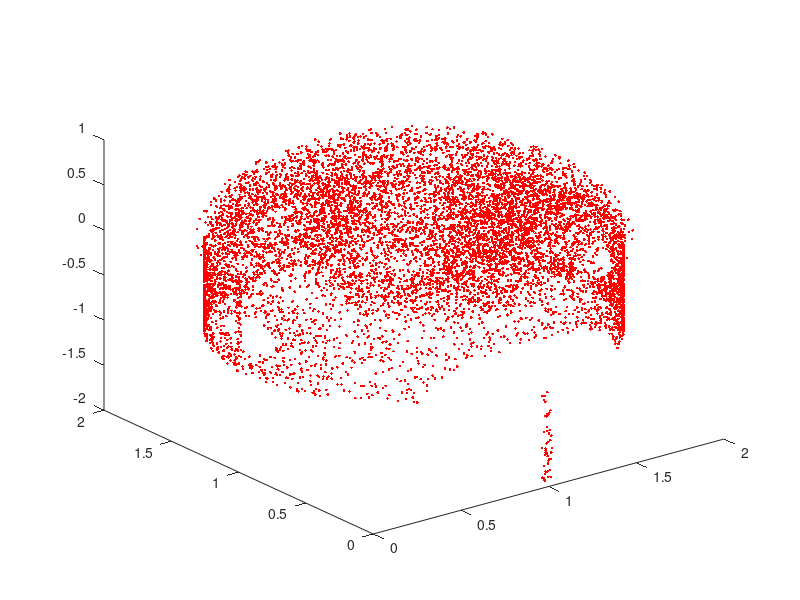

Here is the MATLAB script that generated this plot:
%MAKE DATASET
%Head
clc
clear all
numpoint = 15000;
temp1 = 0.5*randn(numpoint,3)+[0.5,0,0];
temp2 = 0.8*randn(numpoint,3)+[2,0.5,0];
temp3 = 0.5*randn(numpoint,3)+[0,2,1];
temp4 = randn(numpoint,3)+[2,0,1];
temp5 = 0.8*randn(numpoint,3)+[1,1,0.5];
temp = [temp1;temp2;temp3;temp4;temp5];
temp = temp(temp(:,1)>0 & temp(:,1)<2 & temp(:,2)>0 & temp(:,2)<2 & temp(:,3)>0 & temp(:,3)<2,:);
plot3(temp(:,1),temp(:,2),temp(:,3),'r.');

clear temp1;clear temp2;clear temp3; clear temp4; clear temp5;
dataset = temp(pdist2(temp,[1,1,0])<1,:);
dataset = dataset(pdist2(dataset,[0.7,0.7,0.4])>0.3,:);
dataset1 = dataset(pdist2(dataset,[1.2,1.2,0.4])>0.35,:);
clear dataset; clear temp;
% plot3(dataset(:,1),dataset(:,2),dataset(:,3),'r.');
%two dimensional part
numpoint2 = 900;
temp1 = -1 * rand(5*numpoint2,1)+0.05;
temp4 = 0.1*randn(numpoint2,1)+0.3;
temp5 = 0.1*randn(numpoint2,1);
temp6 = 0.1*randn(numpoint2,1)+0.5;
temp7 = 0.1*randn(numpoint2,1)+0.8;
temp8 = 0.1*randn(numpoint2,1)+1.1;
temp9 = [temp4;temp5;temp6;temp7;temp8];
temp2 = 0.95*sin(temp9*pi*2)+1;
temp3 = 0.95*cos(temp9*pi*2)+1;
temp = [temp3,temp2,temp1];
dataset = temp(pdist2(temp,[0,1,-0.5])>0.2,:);
dataset = dataset(pdist2(dataset,[2,1,-0.5])>0.3,:);
dataset = dataset(pdist2(dataset,[1,2,-0.4])>0.2,:);
dataset = dataset(pdist2(dataset,[1,0,-1])>0.6,:);
dataset = [dataset;dataset1];
% plot3(dataset(:,1),dataset(:,2),dataset(:,3),'r.');
clear temp; clear temp1;clear temp2;clear temp3;clear temp4;clear temp5; clear temp6;clear temp7; clear temp8; clear temp9;
clear dataset1;
%tails
numpoint2 = 50;
temp1 = -1 * rand(numpoint2,1)-0.9;
temp4 = 0.008*rand(numpoint2,1)+0.3;
temp2 = 0.95*sin(temp4*pi*2)+1;
temp3 = 0.95*cos(temp4*pi*2)+1;
temp = [temp3,temp2,temp1];
dataset = [dataset;temp];
clear temp1; clear temp2; clear temp3; clear temp4; clear temp;
% plot3(dataset(:,1),dataset(:,2),dataset(:,3),'r.');
numpoint2 = 50;
temp1 = -1 * rand(numpoint2,1)-1;
temp4 = 0.01*rand(numpoint2,1)+0.75;
temp2 = 0.95*sin(temp4*pi*2)+1;
temp3 = 0.95*cos(temp4*pi*2)+1;
temp = [temp3,temp2,temp1];
dataset = [dataset;temp];
plot3(dataset(:,1),dataset(:,2),dataset(:,3),'r.');
clear temp1; clear temp2; clear temp3; clear temp4; clear temp;